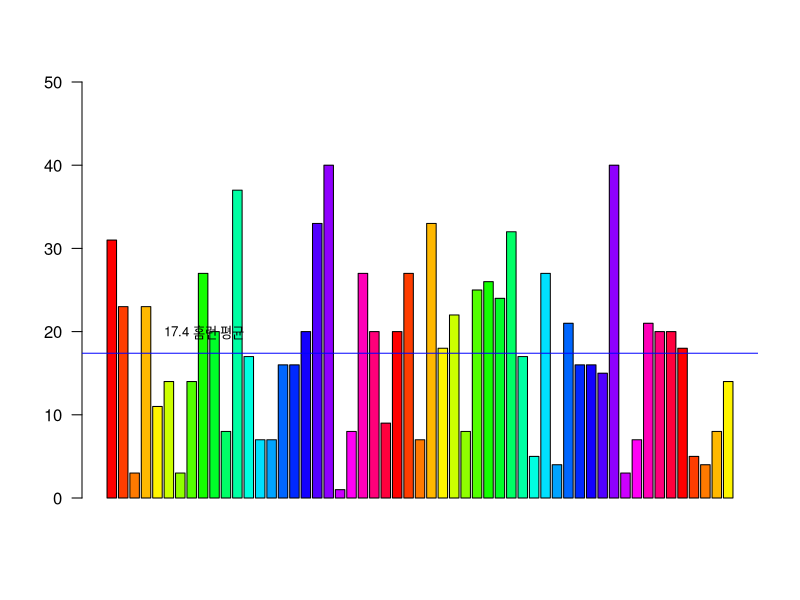

Write the R code that produced this figure.
setwd('/home/murye/Workspace/R')
data <- read.csv('resources/2016KBO.csv', header = 1)
class(data)
data
data2 <- data[, c(2, 3, 4, 9, 12)]
data2
data3 <- data2$HR
data3
mean(data3)
var(data3)
sum(data3)
fivenum(data3)
fivenum(data3)
summary(data3)

aver <- mean(data3)
data3

aver <- round(aver, digits = 1)

bp <- barplot(data2$HR, col = rainbow(25), cex.names = 0.7, las = 2, name.arg = data2$name, ylim = c(0, 50))

abline(h = aver, col = 'blue')

text(x = aver - 7, y = 20, col = 'black', cex = 0.8, labels = paste(aver, '홈런 평균'))